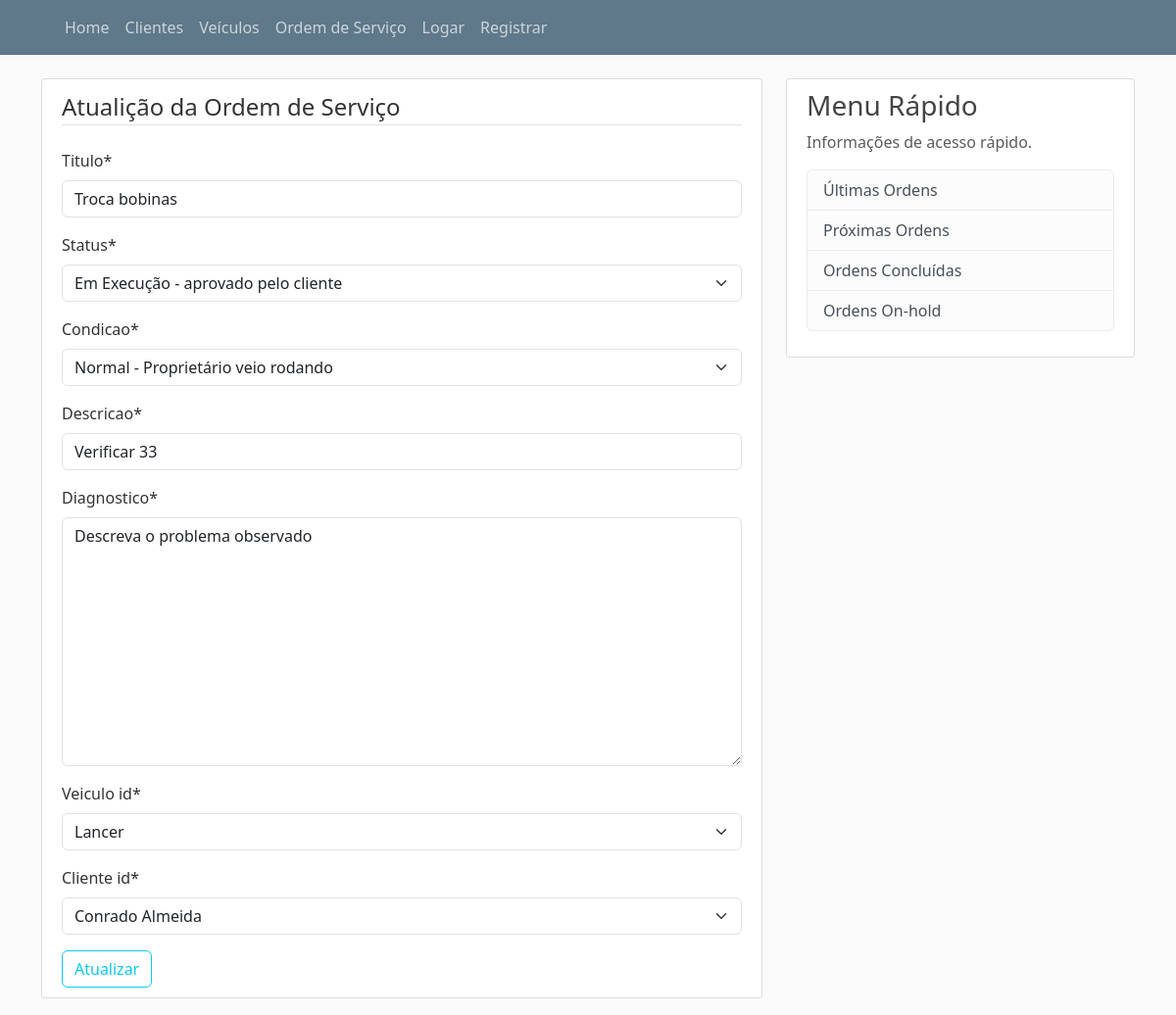
/garage/ordens/3/update/, run on the app's committed database.
### garage/models.py (models this page shows, shortened)
class Ordem(models.Model):
    CONDICOES_VEICULO = (
        ("A", "Normal - Proprietário veio rodando"),
        ("B", "Sem funcionar - veio no guincho"),
        ("C", "Com anomalia - Proprietário veio rodando"),
        ("D", "Com anomalia - Veio rodando por terceiro")
    )
    STATUS_ORDEM = (
        ('A', 'Em Execução - aprovado pelo cliente'),
        ('B', 'Em Aberto -  aguardando aprovação pelo cliente'),
        ('C', 'Em Aberto -  aguardando peças'),
        ('D', 'Finallizado'),
        ('E', 'Finallizado - interrompido pelo cliente')
    )
    titulo = models.CharField(max_length=50)
    slug = models.SlugField(max_length=250)
    status = models.CharField(choices=STATUS_ORDEM,default='Em Execução - aprovado pelo cliente', max_length=100)
    condicao = models.CharField(choices=CONDICOES_VEICULO,default='Normal - Proprietário veio rodando', max_length=100)
    descricao = models.CharField(max_length=150)
    diagnostico = models.TextField(max_length=150, default='Descreva o problema observado')
    data_criacao = models.DateField(auto_now_add=True)
    veiculo_id = models.ForeignKey(Veiculo, on_delete=models.CASCADE)
    cliente_id = models.ForeignKey(Cliente, on_delete=models.CASCADE)
    autor = models.ForeignKey(User, on_delete=models.CASCADE)

### garage/views.py (the view, shortened to what this page needs)
# urls.py: path('ordens/<int:pk>/update/', OrdemUpdateView.as_view(), name='ordem-update'),
class OrdemUpdateView(UpdateView):
    model = Ordem
    fields = ['titulo', 'status', 'condicao', 'descricao', 'diagnostico', 'veiculo_id', 'cliente_id']
    template_name = 'garage/ordens/ordem_update_form.html'
    success_url = '/garage/ordens'

### garage/models.py (called while the page is built)
    def __str__(self):
        return self.nome

    def __str__(self):
        return self.modelo

### templates/garage/ordens/ordem_update_form.html (shortened to what this page needs)
{% extends "garage/base.html" %}
{% load crispy_forms_tags %}
{% block content %}
    <div class="content-section">
        <form method="POST">
            <fieldset class="form-group">
                <legend class="border-bottom mb-4">Atualição da Ordem de Serviço</legend>
                {{ form|crispy }}
            </fieldset>
            <div class="form-group">
                <button class="btn btn-outline-info" type="submit">Atualizar</button>
            </div>
        </form>
    </div>
{% endblock content %}

### garage/static/css/main.css (style rules this page uses)
body { background: #fafafa; color: #333333; margin-top: 5rem; }
.content-section { background: #ffffff; padding: 10px 20px; border: 1px solid #dddddd; border-radius: 3px; margin-bottom: 20px; }

### data on the page
Ordem: titulo "Troca bobinas", status "Em Execução - aprovado pelo cliente", condicao "Normal - Proprietário veio rodando", descricao "Verificar 33", diagnostico "Descreva o problema observado", veiculo_id "Lancer", cliente_id "Conrado Almeida"
